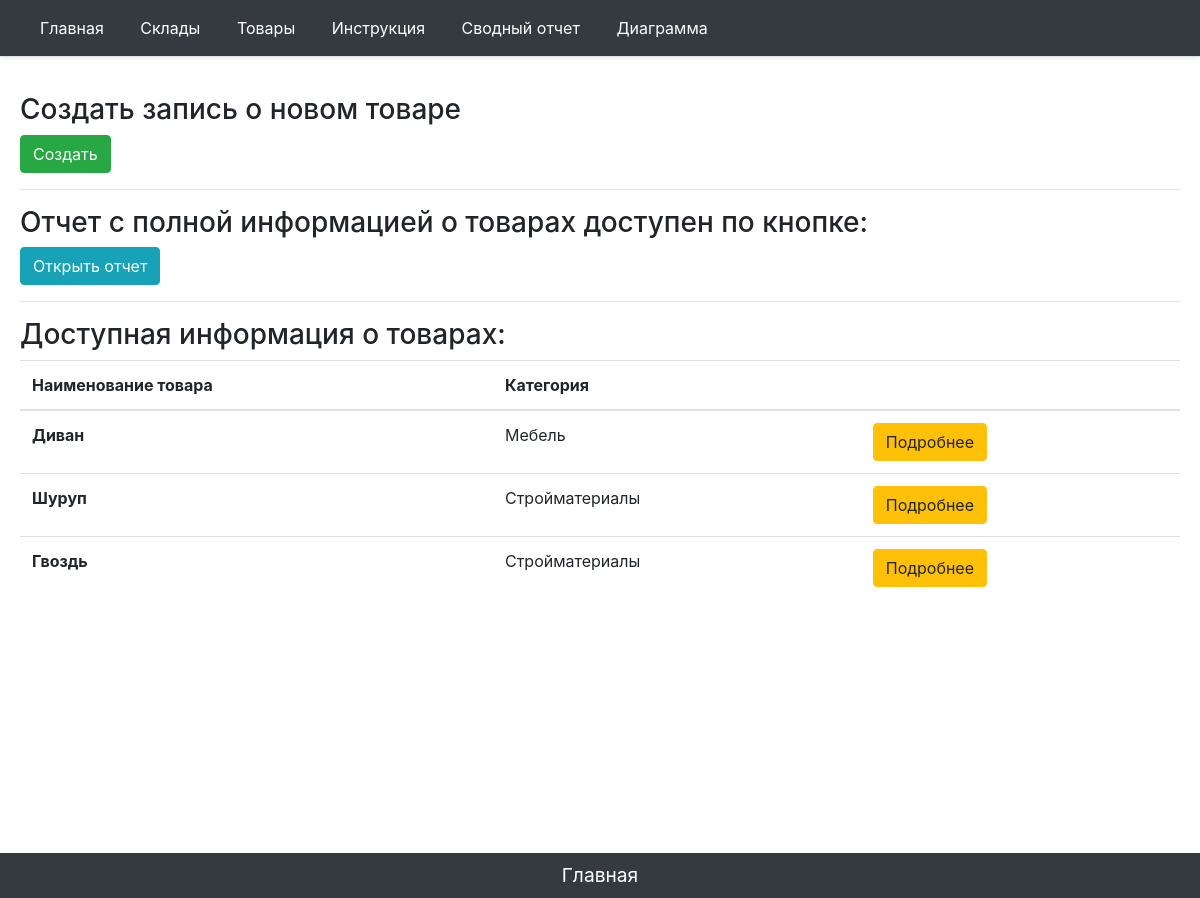
/items, run on an earlier commit of the app's database.
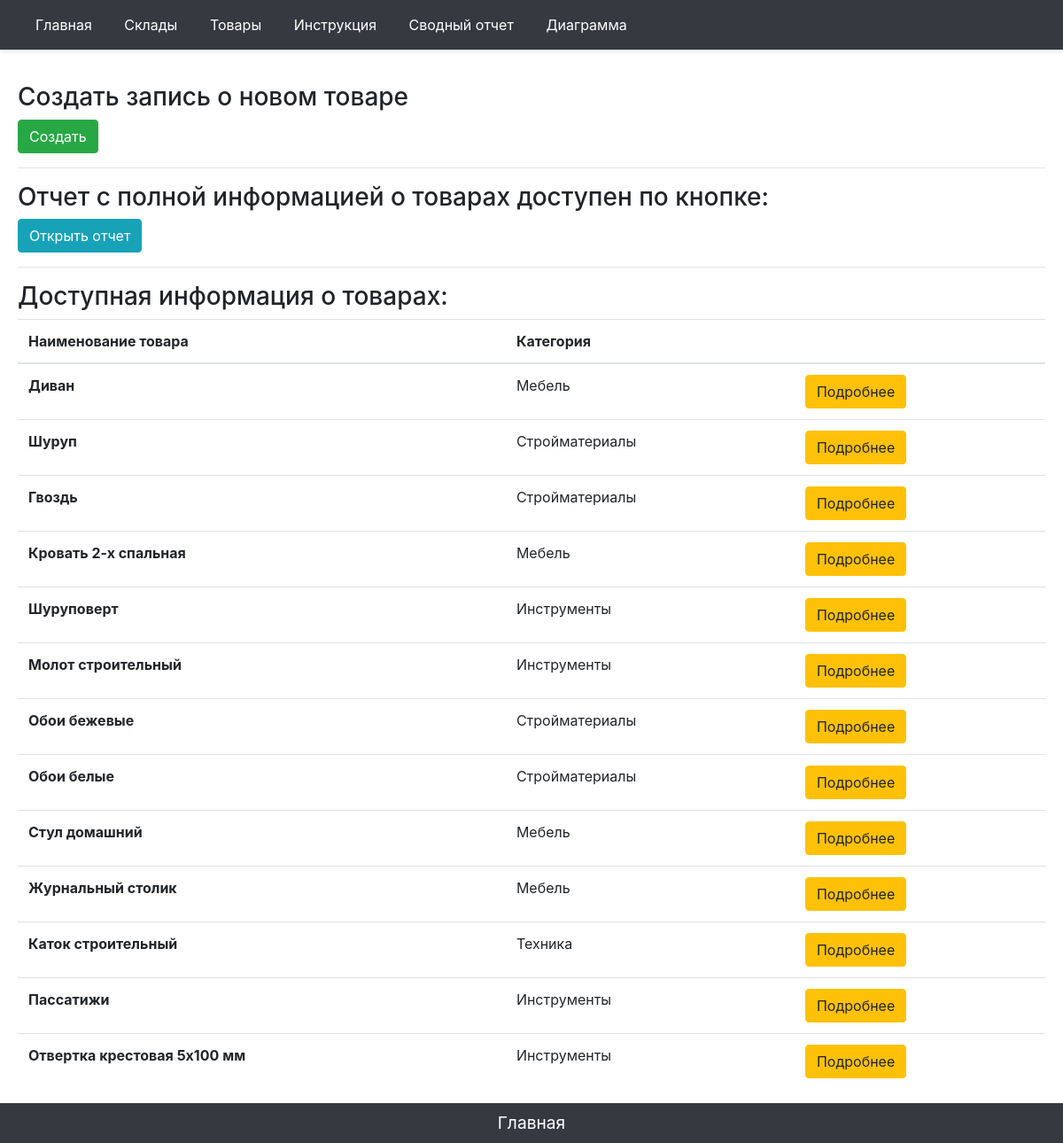
And on a later commit of the database.
### main/models.py (models this page shows, shortened)
class ItemNewOne(models.Model):
    ITEM_CATEGORY = (
        ('Мебель', 'Мебель'),
        ('Стройматериалы', 'Строительные материалы'),
        ('Инструменты', 'Инструменты для выполнения строительных,отделочных работ'),
        ('Техника', 'Технические средства, машины для строительных, отделочных работ'),
    )
    ITEM_MODULE = (
        ('А', 'А'),
        ('Б', 'Б'),
        ('В', 'В'),
        ('Г', 'Г'),
        ('Д', 'Д'),
        ('Е', 'Е'),
        ('Ж', 'Ж'),
        ('З', 'З'),
    )
    ITEM_SECTION =(
        ('S-1', 'S-1'),
        ('S-2', 'S-2'),
        ('S-3', 'S-3'),
        ('S-4', 'S-4'),
        ('S-5', 'S-5'),
        ('S-6', 'S-6'),
        ('S-7', 'S-7'),
        ('S-8', 'S-8'),
        ('S-9', 'S-9'),
        ('S-10', 'S-10'),
        ('S-11', 'S-11'),
        ('S-12', 'S-12'),
        ('S-13', 'S-13'),
        ('S-14', 'S-14'),
        ('S-15', 'S-15'),
        ('S-16', 'S-16'),
    )
    ITEM_ROW=(
        ('1', '1'),
        ('2', '2'),
        ('3', '3'),
        ('4', '4'),
        ('5', '5'),
        ('6', '6'),
        ('7', '7'),
        ('8', '8'),
        ('9', '9'),
        ('10', '10'),
        ('11', '11'),
        ('12', '12'),
        ('13', '13'),
        ('14', '14'),
        ('15', '15'),
        ('16', '16'),
        ('17', '17'),
        ('18', '18'),
        ('19', '19'),
        ('20', '20'),
        ('21', '21'),
        ('22', '22'),
        ('23', '23'),
        ('24', '24'),
        ('25', '25'),
        ('26', '26'),
        ('27', '27'),
        ('28', '28'),
        ('29', '29'),
        ('30', '30'),
        ('31', '31'),
        ('32', '32'),
    )
    ITEM_PLACE = (
        ('М1', 'М1'),
        ('М2', 'М2'),
        ('М3', 'М3'),
        ('М4', 'М4'),
        ('М5', 'М5'),
        ('М6', 'М6'),
        ('М7', 'М7'),
        ('М8', 'М8'),
        ('М9', 'М9'),
        ('М10', 'М10'),
        ('М11', 'М11'),
        ('М12', 'М12'),
        ('М13', 'М13'),
        ('М14', 'М14'),
        ('М15', 'М15'),
        ('М16', 'М16'),
        ('М17', 'М17'),
        ('М18', 'М18'),
        ('М19', 'М19'),
        ('М20', 'М20'),
        ('М21', 'М21'),
        ('М22', 'М22'),
        ('М23', 'М23'),
        ('М24', 'М24'),
        ('М25', 'М25'),
        ('М26', 'М26'),
        ('М27', 'М27'),
        ('М28', 'М28'),
        ('М29', 'М29'),
        ('М30', 'М30'),
        ('М31', 'М31'),
        ('М32', 'М32'),
        ('М33', 'М33'),
        ('М34', 'М34'),
        ('М35', 'М35'),
        ('М36', 'М36'),
        ('М37', 'М37'),
        ('М38', 'М38'),
        ('М39', 'М39'),
        ('М40', 'М40'),
        ('М41', 'М41'),
        ('М42', 'М42'),
        ('М43', 'М43'),
        ('М44', 'М44'),
        ('М45', 'М45'),
        ('М46', 'М46'),
        ('М47', 'М47'),
        ('М48', 'М48'),
        ('М49', 'М49'),
        ('М50', 'М50'),
        ('М51', 'М51'),
        ('М52', 'М52'),
        ('М53', 'М53'),
        ('М54', 'М54'),
        ('М55', 'М55'),
        ('М56', 'М56'),
        ('М57', 'М57'),
        ('М58', 'М58'),
        ('М59', 'М59'),
        ('М60', 'М60'),
        ('М61', 'М61'),
        ('М62', 'М62'),
        ('М63', 'М63'),
        ('М64', 'М64'),
        ('М65', 'М65'),
        ('М66', 'М66'),
        ('М67', 'М67'),
        ('М68', 'М68'),
        ('М69', 'М69'),
        ('М70', 'М70'),
        ('М71', 'М71'),
        ('М72', 'М72'),
        ('М73', 'М73'),
        ('М74', 'М74'),
        ('М75', 'М75'),
        ('М76', 'М76'),
        ('М77', 'М77'),
        ('М78', 'М78'),
        ('М79', 'М79'),
        ('М80', 'М80'),
        ('М81', 'М81'),
        ('М82', 'М82'),
        ('М83', 'М83'),
        ('М84', 'М84'),
        ('М85', 'М85'),
        ('М86', 'М86'),
        ('М87', 'М87'),
        ('М88', 'М88'),
        ('М89', 'М89'),
        ('М90', 'М90'),
        ('М91', 'М91'),
        ('М92', 'М92'),
        ('М93', 'М93'),
        ('М94', 'М94'),
        ('М95', 'М95'),
        ('М96', 'М96'),
        ('М97', 'М97'),
        ('М98', 'М98'),
        ('М99', 'М99'),
        ('М100', 'М100'),
        ('М101', 'М101'),
        ('М102', 'М102'),
        ('М103', 'М103'),
        ('М104', 'М104'),
        ('М105', 'М105'),
        ('М106', 'М106'),
        ('М107', 'М107'),
        ('М108', 'М108'),
        ('М109', 'М109'),
        ('М110', 'М110'),
        ('М111', 'М111'),
        ('М112', 'М112'),
        ('М113', 'М113'),
        ('М114', 'М114'),
        ('М115', 'М115'),
        ('М116', 'М116'),
        ('М117', 'М117'),
        ('М118', 'М118'),
        ('М119', 'М119'),
        ('М120', 'М120'),
        ('М121', 'М121'),
        ('М122', 'М122'),
        ('М123', 'М123'),
        ('М124', 'М124'),
        ('М125', 'М125'),
        ('М126', 'М126'),
        ('М127', 'М127'),
        ('М128', 'М128'),
    )
    name = models.CharField('Наименование товара', max_length=100)
    category = models.CharField('Категория',max_length=150, choices=ITEM_CATEGORY)
    amount = models.IntegerField('Количество')
    shelflifeday = models.IntegerField('Дней хранения')
    option = models.TextField('Описание', blank=True)
    foldid = models.ForeignKey(FoldNewOne, on_delete=models.CASCADE, verbose_name="Склад", blank="True")
    camedate = models.DateField('Дата поставки', blank=True, null=True)
    module = models.CharField('Модуль склада', max_length=5,blank=True, choices=ITEM_MODULE)
    section = models.CharField('Секция модуля склада', max_length=5,blank=True, choices=ITEM_SECTION)
    row = models.CharField('Ряд секции', blank=True, max_length=5,choices=ITEM_ROW)
    place = models.CharField('Место в ряду', blank=True, max_length=5,choices=ITEM_PLACE)
    class Meta:
        verbose_name = 'Товар'
        verbose_name_plural = 'Товары'

### main/views.py (the view)
# urls.py: path('items',views.items_home, name='items_home'),
def items_home(request):
    items = ItemNewOne.objects.all()
    return render(request, 'main/items_home.html', {'title': "Товары", 'item': items})

### main/templates/main/items_home.html (shortened to what this page needs)
{% extends 'main/base_template.html' %}
{% block content %}
    <fieldset>
        <h3>Создать запись о новом товаре</h3>
        <a href="{% url 'item_create_url' %}" class="btn btn-success">Создать</a>
    </fieldset>
    <hr>
<fieldset>
        <h3>Отчет с полной информацией о товарах доступен по кнопке:</h3>
        <a href="{% url 'items_list' %}" class="btn btn-info">Открыть отчет</a>
    </fieldset>
    <hr>
<h3>Доступная информация о товарах:</h3>
    <fieldset>
    {% if item %}
    <table class="table">
              <thead>
                <tr>
                  <th scope="col">Наименование товара</th>
                  <th scope="col">Категория</th>
                    <th scope="col"></th>
                </tr>
              </thead>
              <tbody>
                    {% for element in item %}
                     <tr>
                            <th scope="row">{{ element.name }}</th>
                            <td>{{ element.category }} </td>
                            <td><a href="{% url 'item-detail' element.id %}" class="btn btn-warning">Подробнее</a></td>
                      </tr>
                    {% endfor %}
              </tbody>
            </table>
        {% else %}
                <p>Данные отсутвуют!</p>
                {% endif %}
        </fieldset>
{% endblock %}
{% block tomain %}
  <footer class="footer">
    <p align = "middle" class = "my-0 me-md-auto fw-normal p-2 text-white bg-dark align-items-center"><a href="{% url 'home' %}"><font color="white"><big>Главная</big></font></a></p>
    </footer>
{% endblock %}

What changed in the data, as far as the page shows it:
added ItemNewOne: name "Кровать 2-х спальная", category "Мебель"
added ItemNewOne: name "Шуруповерт", category "Инструменты"
added ItemNewOne: name "Молот строительный", category "Инструменты"
added ItemNewOne: name "Обои бежевые", category "Стройматериалы"
added ItemNewOne: name "Обои белые", category "Стройматериалы"
added ItemNewOne: name "Стул домашний", category "Мебель"
added ItemNewOne: name "Журнальный столик", category "Мебель"
added ItemNewOne: name "Каток строительный", category "Техника"
added ItemNewOne: name "Пассатижи", category "Инструменты"
added ItemNewOne: name "Отвертка крестовая 5х100 мм", category "Инструменты"
